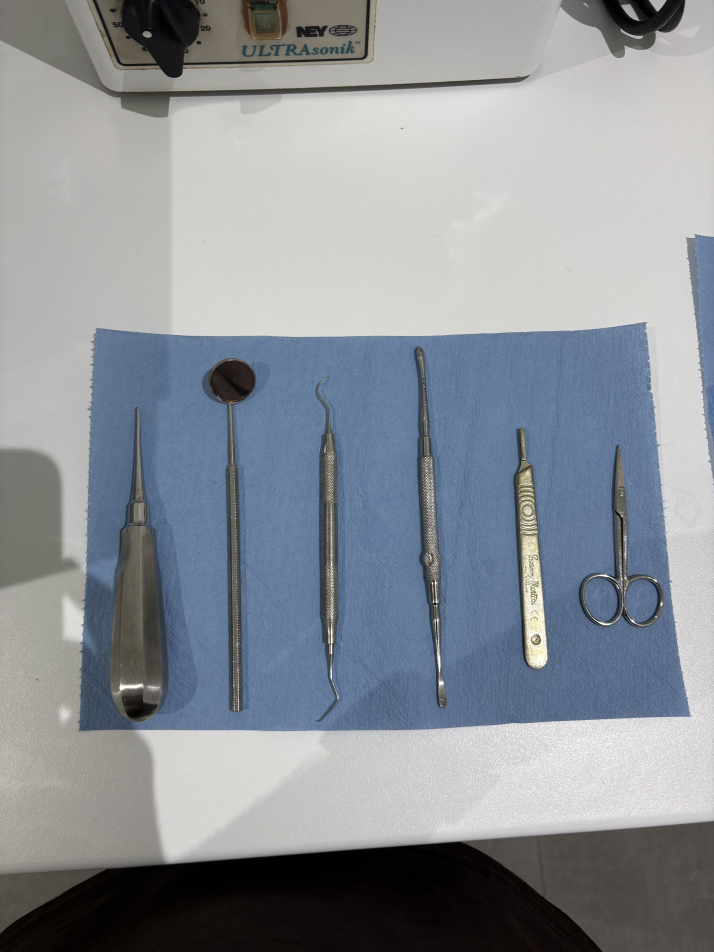
#> input picture Trays/IMG_3344.jpg, 4284 x 5712 px (shown at 1/6 size)
$ python -i preprocess.py   (imports and definitions only)
#> lines starting #> are read from the running program, lines starting #| are printed output that depends on the picture
# preprocess.py
# Pipeline: load_images -> get_ROI_from_color -> binarize_image -> get_tray_crop -> remove_blue_background

import os
import numpy as np
import matplotlib.pyplot as plt
import cv2 as cv

from config import PreprocessConfig
from utils.utils import (open_close_cleanup, get_multi_patches, get_avg_color)


# ------------------------------------------------------------------ #
#  Helpers                                                            #
# ------------------------------------------------------------------ #

# [119 lines left out: functions _build_hsv_mask, _build_rgb_mask, _build_color_mask, get_ROI_from_color, not called in this run]


# ------------------------------------------------------------------ #
#  Step 2 — CLAHE illumination normalisation                         #
# ------------------------------------------------------------------ #

def normalize_illumination_clahe(image, clip_limit=2.0, tile_grid=(8, 8)):
    """Apply CLAHE on the luminance channel (YCrCb) to even out shadows.

    Only the Y channel is equalised, so hue and saturation stay intact
    for the downstream HSV colour filter.
    """
#> called with clip_limit = 2, tile_grid = (8, 8)
    ycrcb = cv.cvtColor(image, cv.COLOR_RGB2YCrCb)
#> ycrcb: shape (5712, 4284, 3); mean of channels 0, 1, 2 143.7, 124.9, 132.1
    clahe = cv.createCLAHE(clipLimit=clip_limit, tileGridSize=tile_grid)
    ycrcb[:, :, 0] = clahe.apply(ycrcb[:, :, 0])
#> ycrcb: shape (5712, 4284, 3); mean of channels 0, 1, 2 143.3, 124.9, 132.1
    return cv.cvtColor(ycrcb, cv.COLOR_YCrCb2RGB).astype(np.uint8)
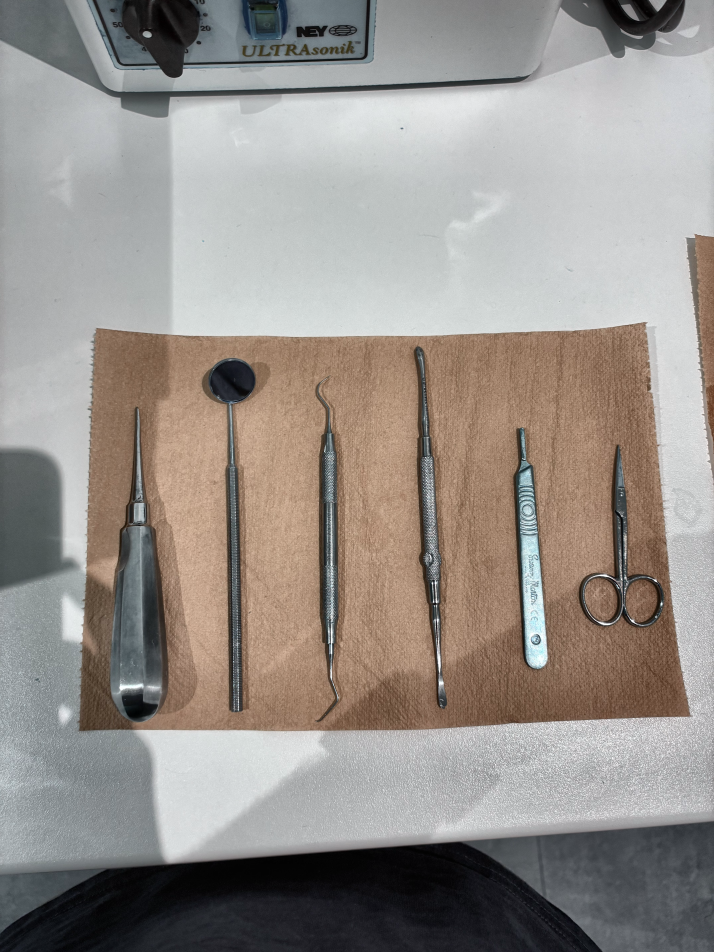
#> returned value: shape (5712, 4284, 3) (shown at 1/6 size); mean of channels 0, 1, 2 138.8, 144.2, 150.6; drawn as B, G, R


# ------------------------------------------------------------------ #
#  Step 2b — Specular reflection detection                           #
# ------------------------------------------------------------------ #

# [303 lines left out: functions detect_specular_reflections, binarize_image, get_tray_crop, _repair_specular_reflections, remove_blue_background, main, not called in this run]


# [3 lines not run here, left out]

>>> import cv2
>>> picture = cv2.cvtColor(cv2.imread('../Trays/IMG_3344.jpg'), cv2.COLOR_BGR2RGB)
>>> result = normalize_illumination_clahe(picture)

$ run again, on Trays/IMG_3348.jpg
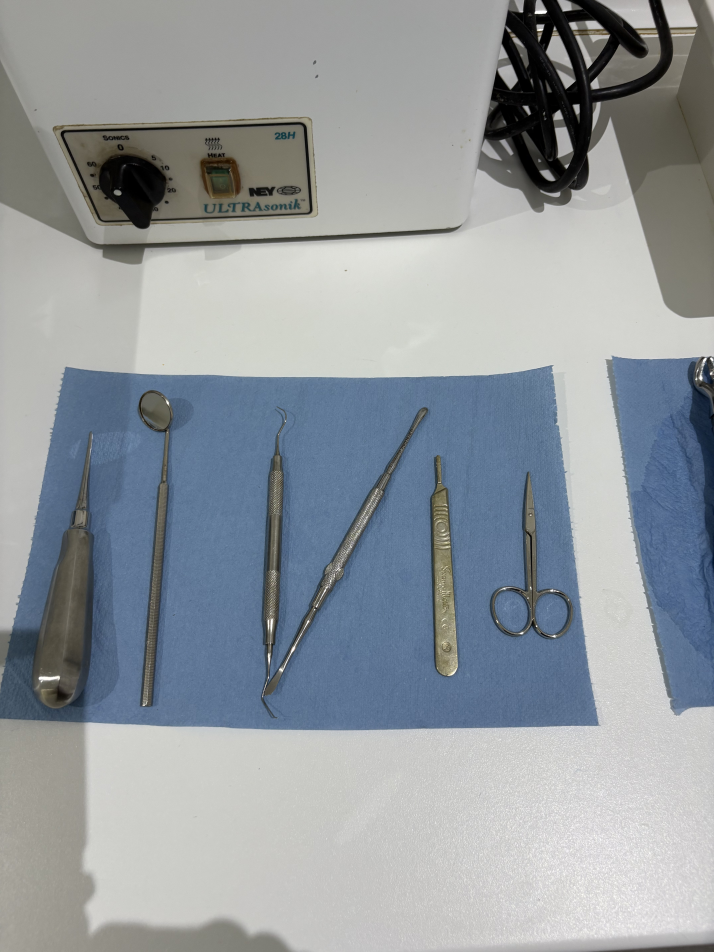
#> input picture Trays/IMG_3348.jpg, 4284 x 5712 px (shown at 1/6 size)
#> in normalize_illumination_clahe, `return cv.cvtColor(ycrcb, cv.COLOR_YCrCb2RGB).astype(np.uint8)`:
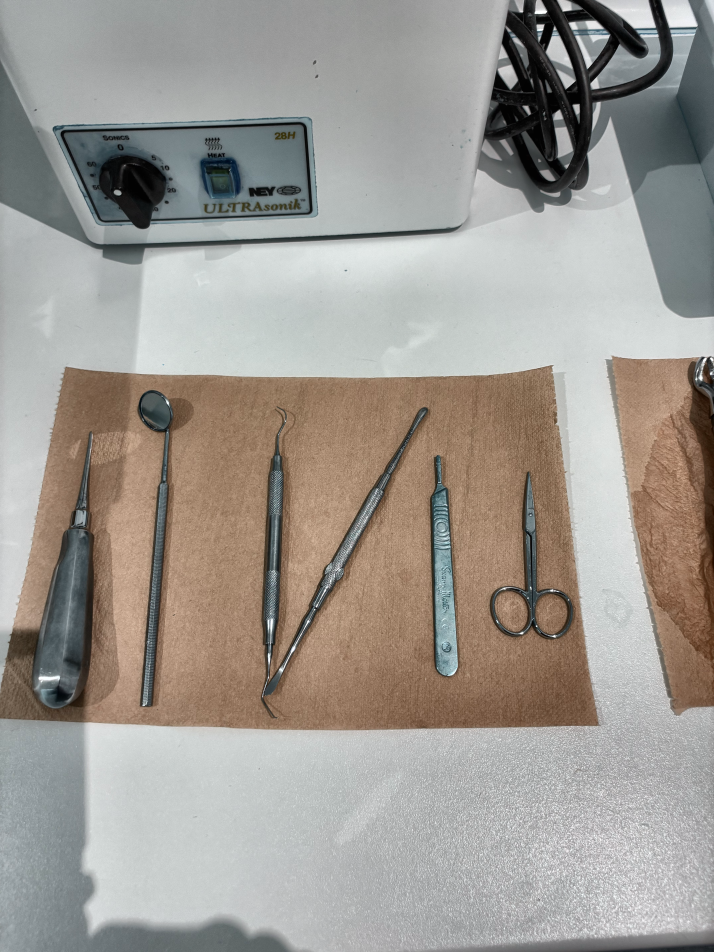
#> returned value: shape (5712, 4284, 3) (shown at 1/6 size); mean of channels 0, 1, 2 146.4, 152.8, 157.8; drawn as B, G, R

$ run again, on Trays/IMG_3349.jpg
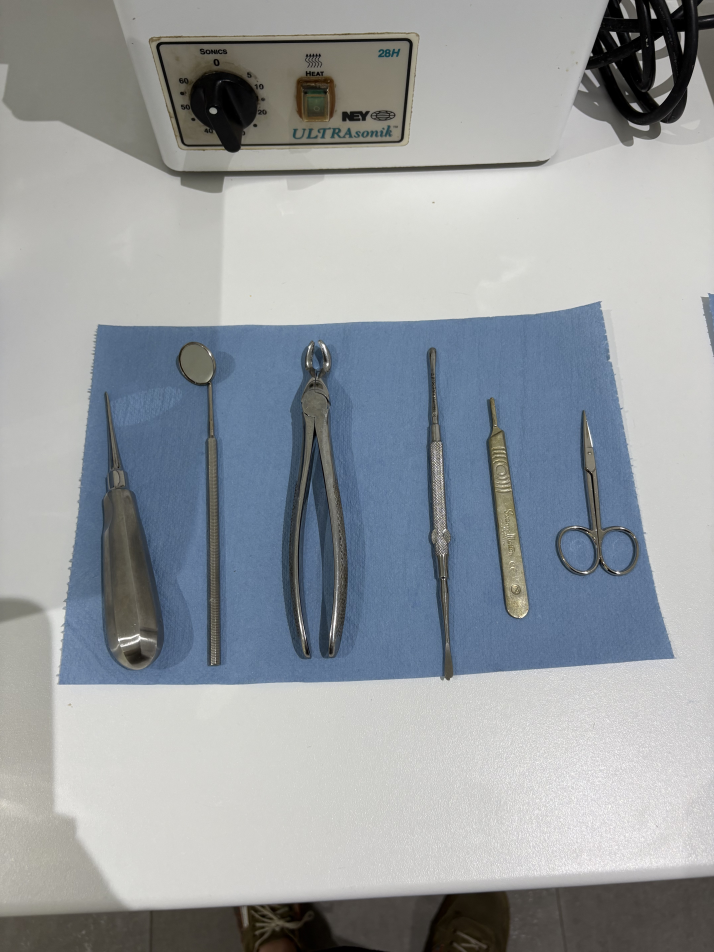
#> input picture Trays/IMG_3349.jpg, 4284 x 5712 px (shown at 1/6 size)
#> in normalize_illumination_clahe, `return cv.cvtColor(ycrcb, cv.COLOR_YCrCb2RGB).astype(np.uint8)`:
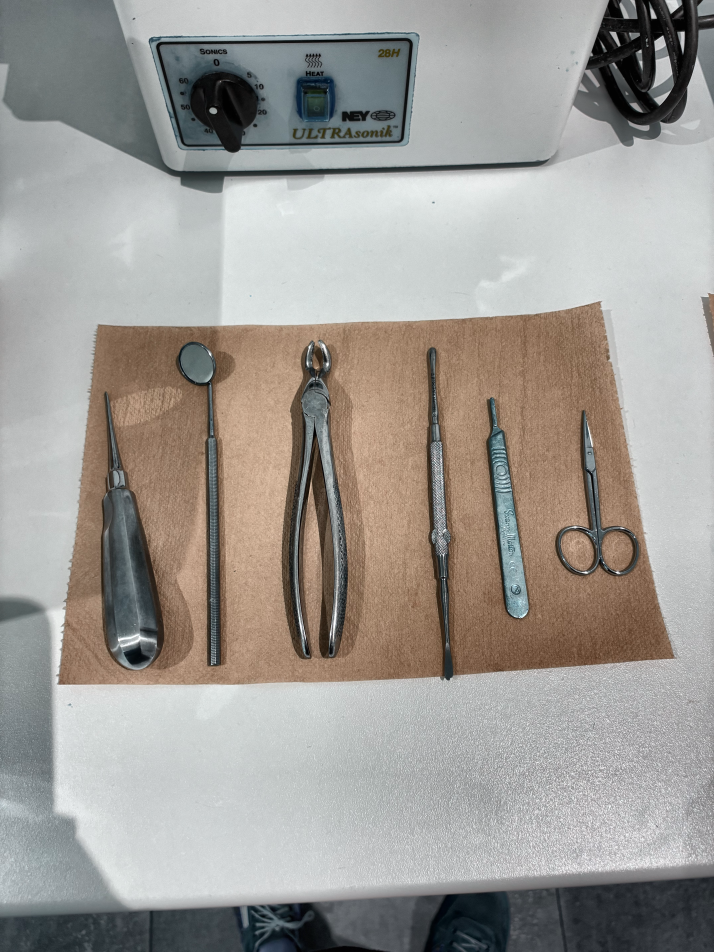
#> returned value: shape (5712, 4284, 3) (shown at 1/6 size); mean of channels 0, 1, 2 148.8, 153.8, 157.6; drawn as B, G, R

$ run again, on Trays/IMG_3350.jpg
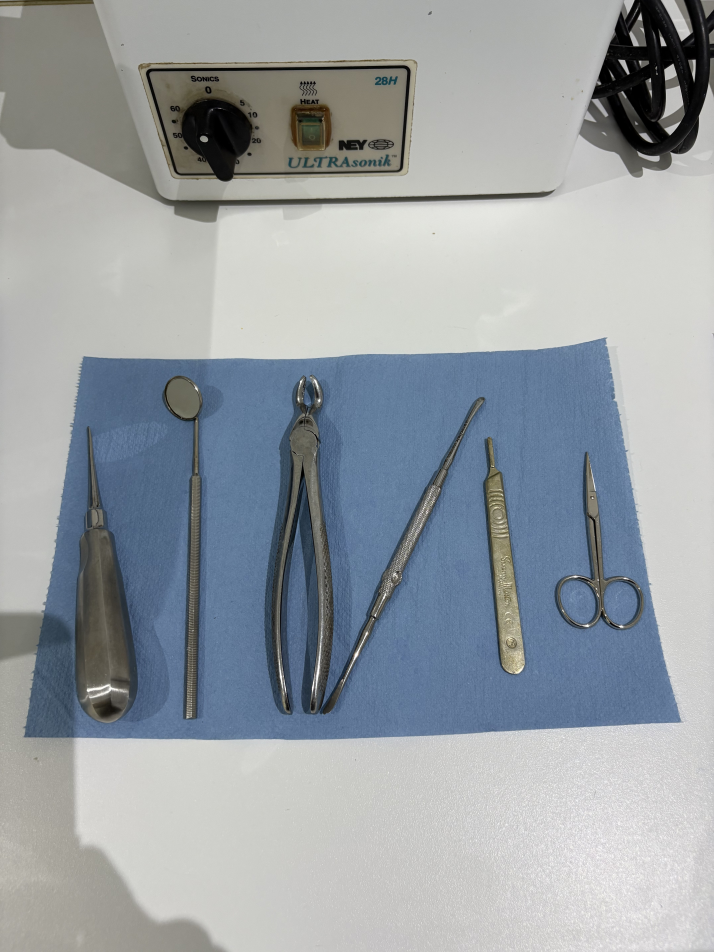
#> input picture Trays/IMG_3350.jpg, 4284 x 5712 px (shown at 1/6 size)
#> in normalize_illumination_clahe, `return cv.cvtColor(ycrcb, cv.COLOR_YCrCb2RGB).astype(np.uint8)`:
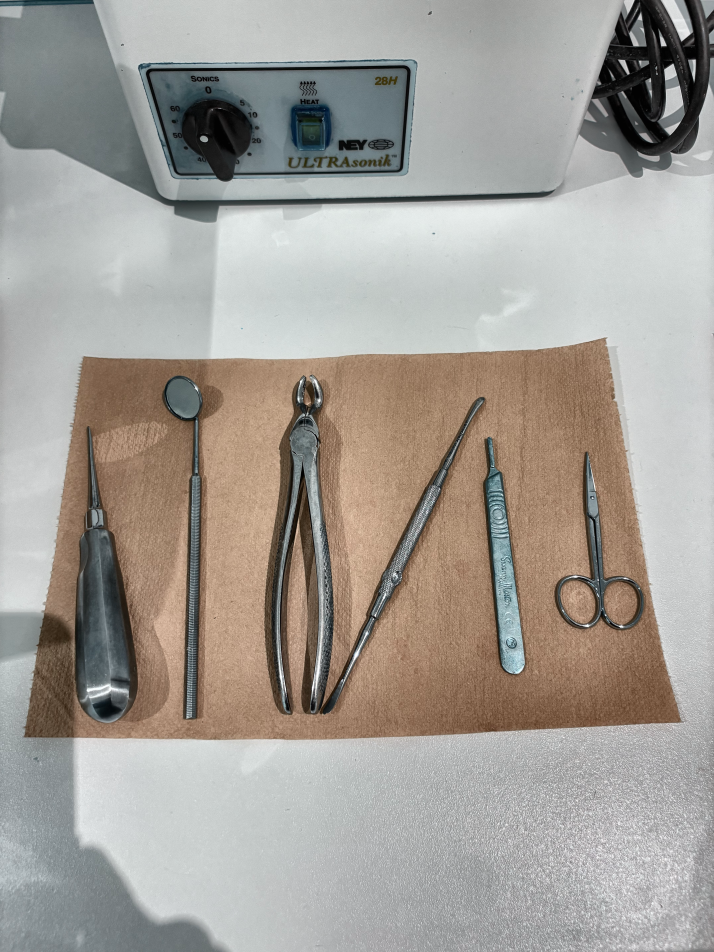
#> returned value: shape (5712, 4284, 3) (shown at 1/6 size); mean of channels 0, 1, 2 150.8, 157.3, 162.3; drawn as B, G, R
